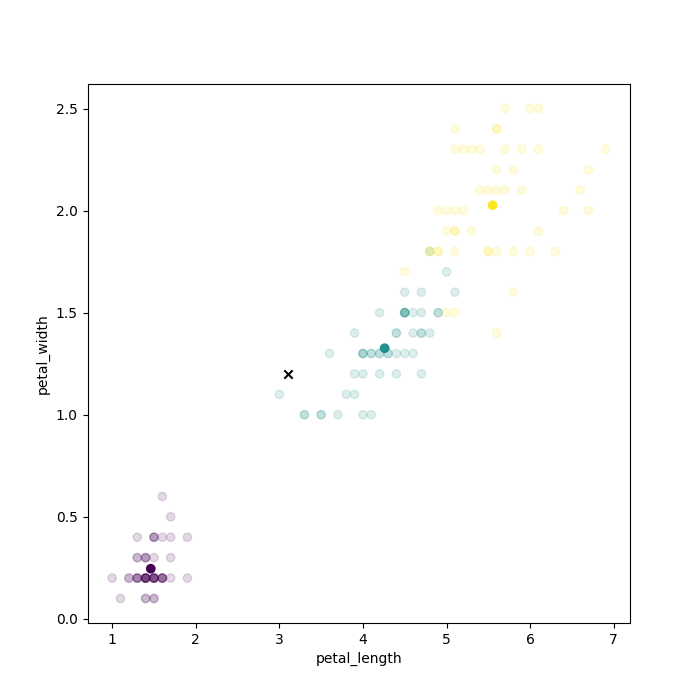

The script that saved this image:
import numpy as np
import matplotlib.pyplot as plt
import scipy

data = np.loadtxt('iris.csv', delimiter=',', dtype=object)
print(data.shape)
column_names = data[0]
data = data[1:]
print(data.shape)
labels = data[:, -1]
petal_length = data[:, 2]
petal_width = data[:, 3]
features = np.column_stack((petal_length, petal_width))

labels[labels=='setosa'] = 0
labels[labels=='versicolor'] = 1
labels[labels=='virginica'] = 2

features = features.astype(float)

new_petal = [3.1, 1.2]

centroids = [np.mean(features[labels==i], axis=0) for i in range(3)]
centroids = np.array(centroids)

distances = scipy.spatial.distance.cdist([new_petal], centroids)
print('Distances: ' + str(distances))
prediction = np.argmin(distances)

if prediction==0:
    name='setosa'
elif prediction==1:
    name="versicolor"
else:
    name="virginica"
print('Prediction: ' + name)

fig, ax = plt.subplots(1,1,figsize=(7,7))
ax.scatter(centroids[:, 0], centroids[:, 1], alpha=1, c=[0, 1, 2])
ax.scatter(features[:,0], features[:,1], alpha=0.15, c=labels)
ax.scatter(new_petal[0], new_petal[1], marker='x', c='black')
ax.set_xlabel('petal_length')
ax.set_ylabel('petal_width')
plt.savefig('zad3.png')
plt.plot()

